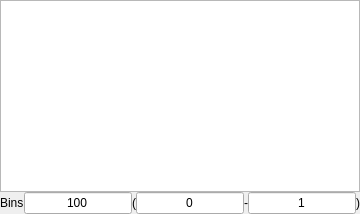
              <widget class="QWidget" name="dttab">
               <attribute name="title">
                <string>dt</string>
               </attribute>
               <layout class="QGridLayout" name="gridLayout_9">
                <property name="leftMargin">
                 <number>0</number>
                </property>
                <property name="topMargin">
                 <number>0</number>
                </property>
                <property name="rightMargin">
                 <number>0</number>
                </property>
                <property name="bottomMargin">
                 <number>0</number>
                </property>
                <property name="spacing">
                 <number>0</number>
                </property>
                <item row="0" column="0">
                 <widget class="GraphicsLayoutWidget" name="dthistplot">
                  <property name="sizePolicy">
                   <sizepolicy hsizetype="Expanding" vsizetype="Expanding">
                    <horstretch>0</horstretch>
                    <verstretch>0</verstretch>
                   </sizepolicy>
                  </property>
                  <property name="font">
                   <font>
                    <family>Kozuka Gothic Pro L</family>
                    <pointsize>20</pointsize>
                    <weight>3</weight>
                    <italic>false</italic>
                    <bold>false</bold>
                   </font>
                  </property>
                  <property name="styleSheet">
                   <string notr="true">font: 25 20pt &quot;Kozuka Gothic Pro L&quot;;</string>
                  </property>
                 </widget>
                </item>
                <item row="1" column="0">
                 <layout class="QHBoxLayout" name="horizontalLayout_18">
                  <item>
                   <widget class="QLabel" name="label_25">
                    <property name="sizePolicy">
                     <sizepolicy hsizetype="Fixed" vsizetype="Fixed">
                      <horstretch>0</horstretch>
                      <verstretch>0</verstretch>
                     </sizepolicy>
                    </property>
                    <property name="text">
                     <string>Bins</string>
                    </property>
                   </widget>
                  </item>
                  <item>
                   <widget class="QLineEdit" name="dtbins">
                    <property name="sizePolicy">
                     <sizepolicy hsizetype="Fixed" vsizetype="Fixed">
                      <horstretch>0</horstretch>
                      <verstretch>0</verstretch>
                     </sizepolicy>
                    </property>
                    <property name="text">
                     <string>100</string>
                    </property>
                    <property name="alignment">
                     <set>Qt::AlignCenter</set>
                    </property>
                   </widget>
                  </item>
                  <item>
                   <layout class="QHBoxLayout" name="horizontalLayout_19">
                    <item>
                     <widget class="QLabel" name="label_26">
                      <property name="text">
                       <string>(</string>
                      </property>
                     </widget>
                    </item>
                    <item>
                     <widget class="QLineEdit" name="dtrange0">
                      <property name="sizePolicy">
                       <sizepolicy hsizetype="Fixed" vsizetype="Fixed">
                        <horstretch>0</horstretch>
                        <verstretch>0</verstretch>
                       </sizepolicy>
                      </property>
                      <property name="text">
                       <string>0</string>
                      </property>
                      <property name="alignment">
                       <set>Qt::AlignCenter</set>
                      </property>
                     </widget>
                    </item>
                    <item>
                     <widget class="QLabel" name="label_27">
                      <property name="sizePolicy">
                       <sizepolicy hsizetype="Fixed" vsizetype="Fixed">
                        <horstretch>0</horstretch>
                        <verstretch>0</verstretch>
                       </sizepolicy>
                      </property>
                      <property name="text">
                       <string>-</string>
                      </property>
                     </widget>
                    </item>
                    <item>
                     <widget class="QLineEdit" name="dtrange1">
                      <property name="sizePolicy">
                       <sizepolicy hsizetype="Fixed" vsizetype="Fixed">
                        <horstretch>0</horstretch>
                        <verstretch>0</verstretch>
                       </sizepolicy>
                      </property>
                      <property name="text">
                       <string>1</string>
                      </property>
                      <property name="alignment">
                       <set>Qt::AlignCenter</set>
                      </property>
                     </widget>
                    </item>
                    <item>
                     <widget class="QLabel" name="label_28">
                      <property name="text">
                       <string>)</string>
                      </property>
                     </widget>
                    </item>
                   </layout>
                  </item>
                 </layout>
                </item>
               </layout>
              </widget>
